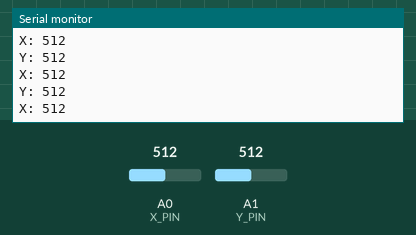
Recording of a sketch running on a simulated Arduino Uno, built with avr-gcc and run on an emulated ATmega328P. Shown: the last lines printed to the serial monitor. The inputs (shaded band) are chosen by the test bench; at power-on: A0 (X_PIN) = 512, A1 (Y_PIN) = 512. No radio packets arrive unless stated.

Above: at 1.2 s.
1.3 s: A0 (X_PIN) set to 990
At 2.2 s:
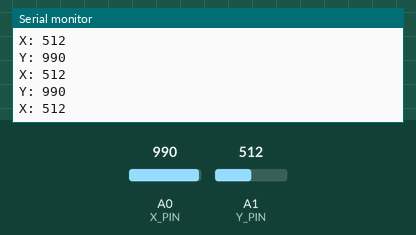
2.8 s: A0 (X_PIN) set to 1013
At 3.4 s:
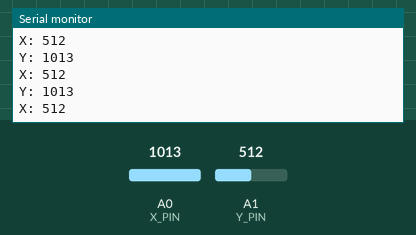
7.3 s: A1 (Y_PIN) set to 987
At 7.9 s:
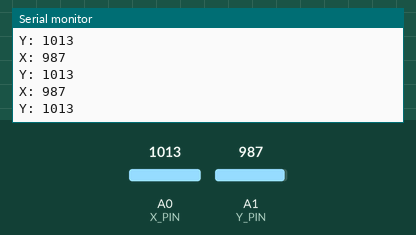
8.8 s: A1 (Y_PIN) set to 1008
At 9.8 s:
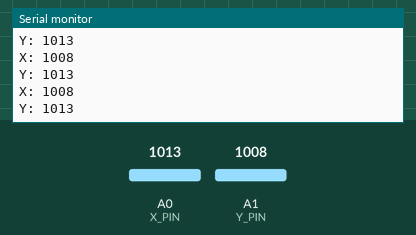
Timing chart, 0 to 11.8 s (numbered marks = the images above; inputs shaded):
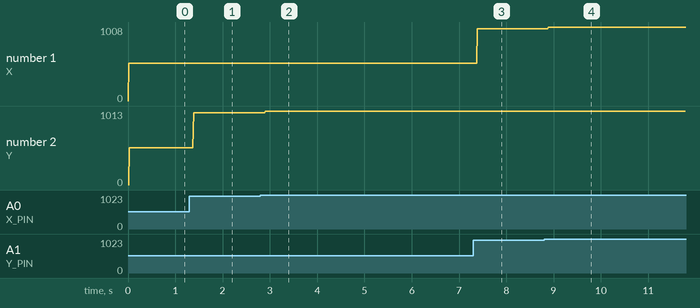

Measured:
- after the input at 1.3 s, the serial monitor: prints a new line after 0.09 s (image 1)
- after the input at 2.8 s, the serial monitor: prints a new line after 0.11 s (image 2)
- after the input at 7.3 s, the serial monitor: prints a new line after 0.09 s (image 3)
- after the input at 8.8 s, the serial monitor: prints a new line after 0.09 s (image 4)
- plotted number 1: 512 → 987 after the input at 7.3 s, 987 → 1008 after the input at 8.8 s
- plotted number 2: 512 → 990 after the input at 1.3 s, 990 → 1013 after the input at 2.8 s

The sketch:

RF_Basics_Verici.ino
```cpp
#include <nRF24L01.h>
#include <RF24.h>
#include <RF24_config.h>

#include  <SPI.h> // SPI Arayüzünü dahil ettik.

int msg[2]; //Göndereceğimiz mesaj değişkenini oluşturduk.
RF24 radio(9, 10); //RF24 kütüphanesi tarafından kullanılacak olan 2 pinin 9. ve 10. pinlerin olduğunu belirttik.
const uint64_t pipe = 0xE8E8F0F0E1LL; // Pipe (kanal) tanımlamasını yaptık.
int Y = 0, X = 0;
const int BUTTON_PIN = 8;
const int X_PIN = 0;
const int Y_PIN = 1;

void setup(void) {
  Serial.begin(9600);

  pinMode(BUTTON_PIN, INPUT);
  digitalWrite(BUTTON_PIN, HIGH);

  radio.begin();
  radio.openWritingPipe(pipe);
  radio.printDetails();
}

void loop(void) {
  X = analogRead(X_PIN);
  Y = analogRead(Y_PIN);
  Serial.print("X: ");
  Serial.println(msg[0]);

  Serial.print("Y: ");
  Serial.println(msg[1]);
  msg[1] = X;
  msg[0] = Y;
  radio.write(msg, sizeof(msg));
} //Sonra da bu mesaj gönderilsin.
```
